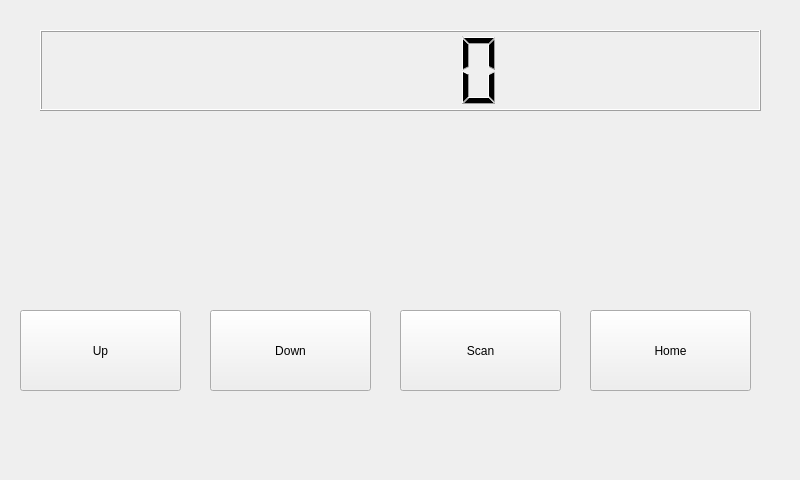
<?xml version="1.0" encoding="UTF-8"?>
<ui version="4.0">
 <class>PoliceWindow</class>
 <widget class="QWidget" name="PoliceWindow">
  <property name="geometry">
   <rect>
    <x>0</x>
    <y>0</y>
    <width>800</width>
    <height>480</height>
   </rect>
  </property>
  <property name="windowTitle">
   <string>Police Radio</string>
  </property>
  <widget class="QPushButton" name="UpButton">
   <property name="geometry">
    <rect>
     <x>20</x>
     <y>310</y>
     <width>161</width>
     <height>81</height>
    </rect>
   </property>
   <property name="text">
    <string>Up</string>
   </property>
  </widget>
  <widget class="QLCDNumber" name="lcdNumber">
   <property name="geometry">
    <rect>
     <x>40</x>
     <y>30</y>
     <width>721</width>
     <height>81</height>
    </rect>
   </property>
  </widget>
  <widget class="QPushButton" name="DownButton">
   <property name="geometry">
    <rect>
     <x>210</x>
     <y>310</y>
     <width>161</width>
     <height>81</height>
    </rect>
   </property>
   <property name="text">
    <string>Down</string>
   </property>
  </widget>
  <widget class="QPushButton" name="ScanButton">
   <property name="geometry">
    <rect>
     <x>400</x>
     <y>310</y>
     <width>161</width>
     <height>81</height>
    </rect>
   </property>
   <property name="text">
    <string>Scan</string>
   </property>
  </widget>
  <widget class="QPushButton" name="HomeButton">
   <property name="geometry">
    <rect>
     <x>590</x>
     <y>310</y>
     <width>161</width>
     <height>81</height>
    </rect>
   </property>
   <property name="text">
    <string>Home</string>
   </property>
  </widget>
 </widget>
 <resources/>
 <connections/>
</ui>
